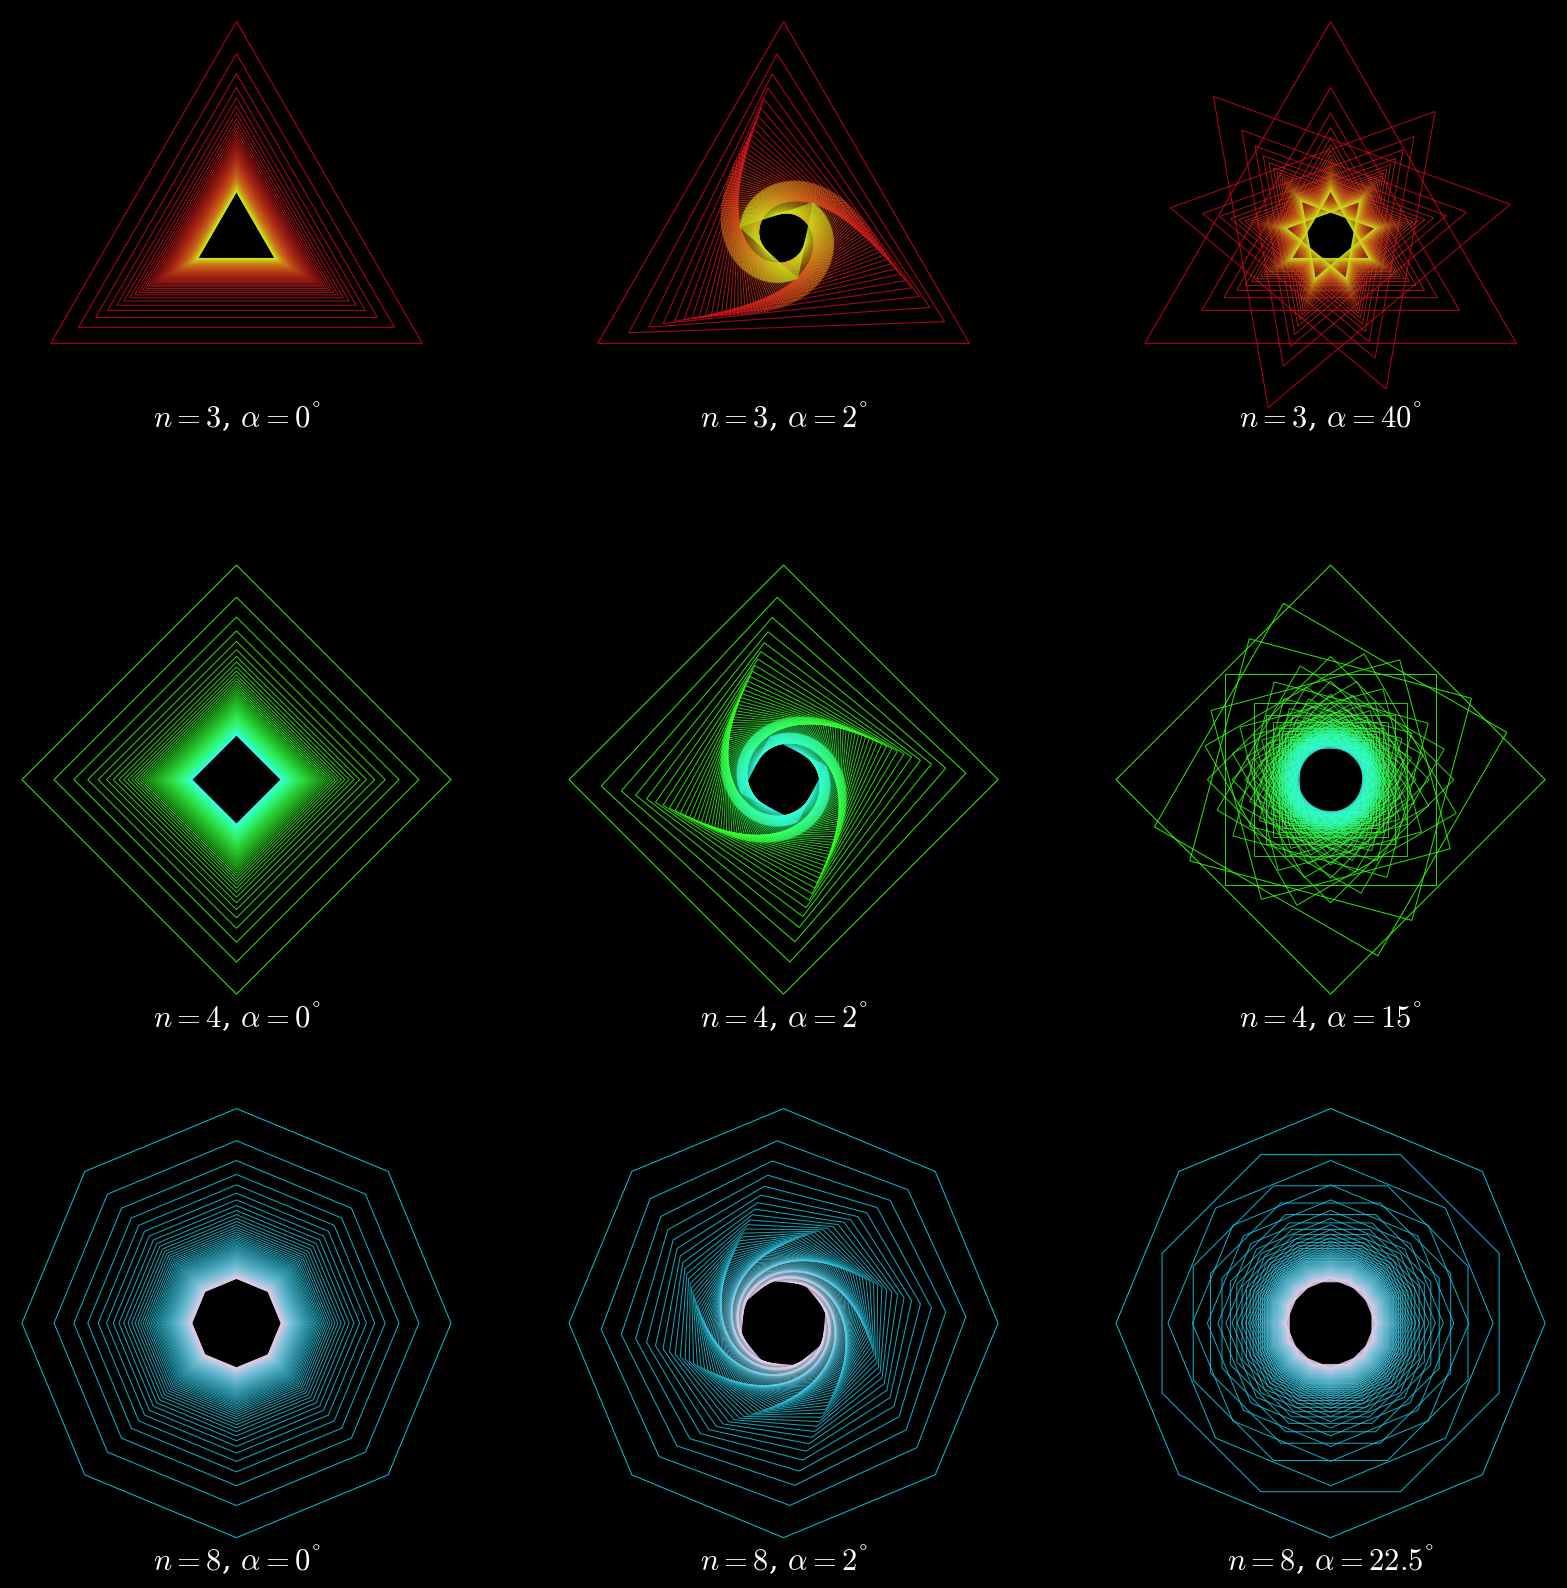

Reproduce this figure in Python.
# This Python 3 script creates a 3x3 chart of nested and twisted regular polygons.
# Needs matplotlib and numpy.
# Copyright Nikodemus Karlsson.
# This work is released under CC-BY license.

import matplotlib.pyplot as plt
import matplotlib as mpl
import matplotlib.patches as mpatches
import numpy as np
plt.style.use("dark_background")
plt.rcParams["mathtext.fontset"] = "cm"
plt.rcParams['font.family'] = 'serif'

### This parameters can easily be changed ###
monochrome = False # If True, the chart is produced in light colors and the polygons in gray scale.
saveExtents = False # Save each polygon plot to a png file?
saveFigure = False # Save all chart to png file?
showTextLabels = True # With or without text telling the number of sides and angle?
fontSize = 22 # Obvious
subpol = 100 # Number of turned polygons inside each other
nv = [3, 4, 8] # Number of vertices in each row
rotation = [[0, 2, 40], [0, 2, 15], [0, 2, 22.5]] # Rotation in degrees for inside polygon with respect to the closest outside one
lineWidth = 0.5 # Obvious
### End easily changeable parameters ###

xlimit = (-0.8, 0.8)
ylimit = (-0.8, 0.8)
x, y = 0, 0 # center of each polygon
color = np.linspace(0, .9, subpol) # Need for color variation

if monochrome:
    plt.style.use("default")
    plt.rcParams["mathtext.fontset"] = "cm"
    plt.rcParams['font.family'] = 'serif'

fig, ax = plt.subplots(3, 3, # 3 rows and 3 columns
                       figsize=(20,20), 
                       dpi=100)

# Create row 0
row = 0
# Outer loop, 3 columns. Each columns consists of triangles turned
# in different angles.
for col in range(0, 3):
    rot = rotation[row]
    
    # Inner loop, operates on one column. Creates the turned triangles
    # in different sizes.
    for j in range(0, subpol):
        if monochrome:
            edgeColor = [0,0,0, 1/((j+1)**(0.5))]
        else:
            edgeColor = [0.8, color[j], 0.1, 1/((j+2)**(0.1))]
            
        polyParams = {'facecolor':'none',                                                                                 
          'edgecolor':edgeColor,
          'linewidth':lineWidth,
          'radius': 1/((j+2)**0.4),
          'numVertices': nv[row],
          'xy': (x, y),
          'orientation': 0} # I use rotate_deg_around() below, rather than orientation parameter
        
        rotationParams = {'degrees':j*rot[col]}
        
        textParams = {
                      'verticalalignment': 'center',
                      'horizontalalignment': 'center',
                      'fontsize': fontSize,
                      'transform': ax[row, col].transAxes} # Relative coordinates 0 - 1
        
        polygon = mpatches.RegularPolygon(**polyParams)
        transform = mpl.transforms.Affine2D().rotate_deg_around(x, y, **rotationParams)
        p = ax[row, col].add_patch(polygon)
        polygon.set_transform(transform+ax[row, col].transData)
        
    ax[row, col].set_aspect('equal')
    ax[row, col].axis('off')
    ax[row, col].set_xlim(xlimit)
    ax[row, col].set_ylim(ylimit)
    
    if showTextLabels:
        plt.text(0.5, 0.1, f'$n={nv[row]}$, $\\alpha = {rot[col]}^\degree$', **textParams)
        
    if saveExtents:
        extent = ax[row, col].get_window_extent().transformed(fig.dpi_scale_trans.inverted())
        if showTextLabels:
            fig.savefig(f'polygon_{nv[row]}_{col}.png', bbox_inches=extent)
        else:
            fig.savefig(f'polygon_{nv[row]}_{col}.png', bbox_inches=extent)
        
# Create row 1
row = 1
# Outer loop, 3 columns. Each columns consists of triangles turned
# in different angles.
for col in range(0, 3):
    rot = rotation[row]
    
    # Inner loop, operates on one column. Creates the turned triangles
    # in different sizes.
    for j in range(0, subpol):
        if monochrome:
            edgeColor = [0,0,0, 1/((j+1)**(0.5))]
        else:
            edgeColor = [0.2, 1, color[j], 1/((j+2)**(0.1))]
            
        polyParams = {'facecolor':'none',                                                                                 
          'edgecolor':edgeColor,
          'linewidth':lineWidth,
          'radius': 1/((j+2)**0.4),
          'numVertices': nv[row],
          'xy': (x, y),
          'orientation': 0}
        
        rotationParams = {'degrees':j*rot[col]}
        
        textParams = {
                      'verticalalignment': 'center',
                      'horizontalalignment': 'center',
                      'fontsize': fontSize,
                      'transform': ax[row, col].transAxes}
        
        polygon = mpatches.RegularPolygon(**polyParams)
        transform = mpl.transforms.Affine2D().rotate_deg_around(x, y, **rotationParams)
        p = ax[row, col].add_patch(polygon)
        polygon.set_transform(transform+ax[row, col].transData)
        
    ax[row, col].set_aspect('equal')
    ax[row, col].axis('off')
    ax[row, col].set_xlim(xlimit)
    ax[row, col].set_ylim(ylimit)
    
    if showTextLabels:
        ax[row, col].text(0.5, -0.025, f'$n={nv[row]}$, $\\alpha = {rot[col]}^\degree$', **textParams)

    if saveExtents:
        extent = ax[row, col].get_window_extent().transformed(fig.dpi_scale_trans.inverted())
        if showTextLabels:
            fig.savefig(f'polygon_{nv[row]}_{col}.png', bbox_inches=extent.expanded(1.1, 1.2))
        else:
            fig.savefig(f'polygon_{nv[row]}_{col}.png', bbox_inches=extent)

# Create row 2
row = 2
# Outer loop, 3 columns. Each columns consists of triangles turned
# in different angles.
for col in range(0, 3):
    rot = rotation[row]
    
    # Inner loop, operates on one column. Creates the turned triangles
    # in different sizes.
    for j in range(0, subpol):
        if monochrome:
            edgeColor = [0,0,0, 1/((j+1)**(0.5))]
        else:
            edgeColor = [color[j], 0.8, 0.9, 1/((j+2)**(0.1))]
            
        polyParams = {'facecolor':'none',                                                                                 
          'edgecolor':edgeColor,
          'linewidth':lineWidth,
          'radius': 1/((j+2)**0.4),
          'numVertices': nv[row],
          'xy': (x, y),
          'orientation': 0}
        
        rotationParams = {'degrees':j*rot[col]}
        
        textParams = {
                      'verticalalignment': 'center',
                      'horizontalalignment': 'center',
                      'fontsize': fontSize,
                      'transform': ax[row, col].transAxes}
        
        polygon = mpatches.RegularPolygon(**polyParams)
        transform = mpl.transforms.Affine2D().rotate_deg_around(x, y, **rotationParams)
        p = ax[row, col].add_patch(polygon)
        polygon.set_transform(transform+ax[row, col].transData)
        
    ax[row, col].set_aspect('equal')
    ax[row, col].axis('off')
    ax[row, col].set_xlim(xlimit)
    ax[row, col].set_ylim(ylimit)
    
    if showTextLabels:
        ax[row, col].text(0.5, -0.025, f'$n={nv[row]}$, $\\alpha = {rot[col]}^\degree$', **textParams)
    
    if saveExtents:
        extent = ax[row, col].get_window_extent().transformed(fig.dpi_scale_trans.inverted())
        if showTextLabels:
            fig.savefig(f'polygon_{nv[row]}_{col}.png', bbox_inches=extent.expanded(1.1, 1.2))
        else:
            fig.savefig(f'polygon_{nv[row]}_{col}.png', bbox_inches=extent)

if saveFigure:
    fig.savefig('polygons.png', bbox_inches='tight')

plt.show()
